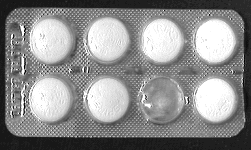
#> input picture data/astablet.tif, 251 x 150 px
$ jupyter execute --allow-errors IA898_Ex09_GuilhermeAbreu.ipynb   (shell and % lines are left out)   (older library calls are emulated)
#> lines starting #> are read from the running program, lines starting #| are printed output that depends on the picture
# Ex09 - Técnicas de segmentação

[cell 1]
import matplotlib.pyplot as plt
import matplotlib.image as mpimg
import numpy as np
from PIL import Image
import sys,os
ia898path = os.path.abspath('../../')
if ia898path not in sys.path:
    sys.path.append(ia898path)
import ia898.src as ia

[cell 2]
# glue matrices side by side
def glue(m_list):
    glued_mtrx = m_list[0]
    amount = len(m_list)
    for i in range(1,amount):
        glued_mtrx = np.concatenate((glued_mtrx, m_list[i]), axis=1)
    return glued_mtrx

### Parte 1 - Segmentando múltiplos objetos por limiarização

A limiarização também pode ser feita em imagens com mais de um objeto e usando limiares múltiplos. Tente segmentar separadamente a cartela de comprimidos em uma imagem e os comprimidos em outra. Utilize o hstograma da imagem para escolher os limiares.

### Cartela de Remédio

[cell 3]
im2 = mpimg.imread('../data/astablet.tif')
#> im2 is the input picture: shape (150, 251); min 0, max 255, mean 140
plt.imshow(im2, cmap='gray')

[cell 4]
tablet_mat = np.asarray(Image.open("../data/astablet.tif"), dtype="uint8")

plt.hist(tablet_mat.flatten(), bins=np.arange(0,255,10), density=False)
plt.title("Tablet Histogram")
plt.show()
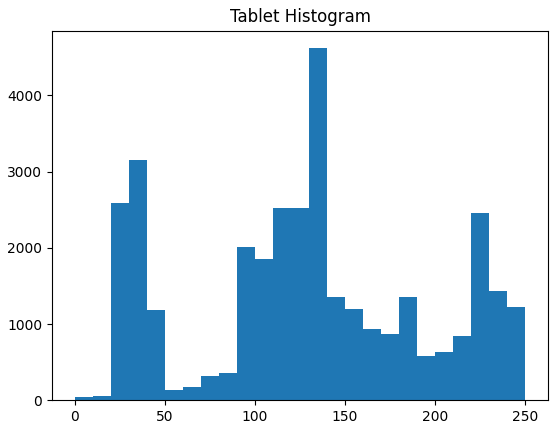
#> figure drawn by matplotlib, 1 panel; tallest bar 4620 high, from x = 130 to 140

[cell 5]
T = np.zeros(256)
T[90:180] = 100
T[180:]  = 255
seg = T[tablet_mat]
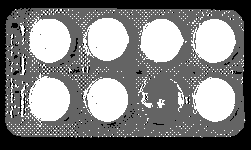
#> seg: shape (150, 251) float64; min 0, max 255, mean 127.2
Image.fromarray(seg.astype("uint8"))

[cell 6]
T1 = np.zeros(256)
T2 = np.zeros(256)
T3 = np.zeros(256)
T1[90:180] = 255
T2[180:]  = 255

[cell 7]
segmentation = Image.new("RGB", (tablet_mat.shape[1], tablet_mat.shape[0]))
#> segmentation: PIL image 251x150 RGB; every value is 0
segmentation.paste(Image.open("../data/astablet.tif"))
rgb_seg = np.asarray(segmentation)
#> (the rest of this cell did not finish here and is left out)

### Gordura de um bife

#> (a cell that did not finish here is left out)

Para obtermos um melhor resultado, "eliminamos" as pequenas gorduras entre a carne fazendo a operaçao de erosão na imagem.

[cell 9]
from scipy.ndimage.morphology import grey_closing, grey_dilation, grey_erosion, grey_opening
#> (the rest of this cell did not finish here and is left out)

Agora podemos fechar os "buracos" da imagem aplicando a operação de fechamento da imagem.

#> (a cell that did not finish here is left out)

Observando o histograma podemos determinar os valores de threashold para segregar a carne da gordura. Poderíamos automatizar o processo de encontrar os limiares corretos escrevendo uma função que determine os minimos locais do histograma "suavizado".

#> (a cell that did not finish here is left out)

Utilizando os limiares 40  e 130 obtemos a seguinte segmentação em nível de cinza.

[cell 12]
T = np.zeros(256)
#> T = 256 values from 0 to 0
T[40:130] = 100
T[130:]  = 255
#> (the rest of this cell did not finish here and is left out)

$ run again, with data/angiogr.tif copied over data/astablet.tif
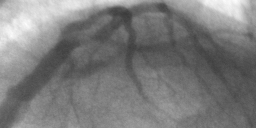
#> input picture data/angiogr.tif, 256 x 128 px
#> im2 is the input picture: shape (128, 256, 4); mean R, G, B, A 123.7, 123.7, 123.7, 255
#> `plt.show()`:
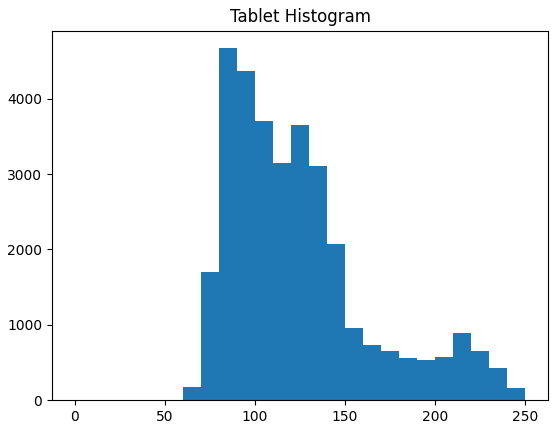
#> figure drawn by matplotlib, 1 panel; tallest bar 4670 high, from x = 80 to 90
#> `seg = T[tablet_mat]`:
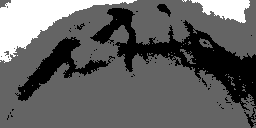
#> seg: shape (128, 256) float64; min 0, max 255, mean 98.1
#> T = 256 values from 0 to 0

$ run again, with data/boat.tif copied over data/astablet.tif
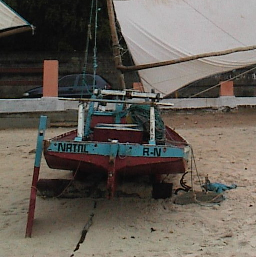
#> input picture data/boat.tif, 256 x 257 px
#> im2 is the input picture: shape (257, 256, 3); mean R, G, B 101.3, 94.9, 87.4
#> `plt.show()`:
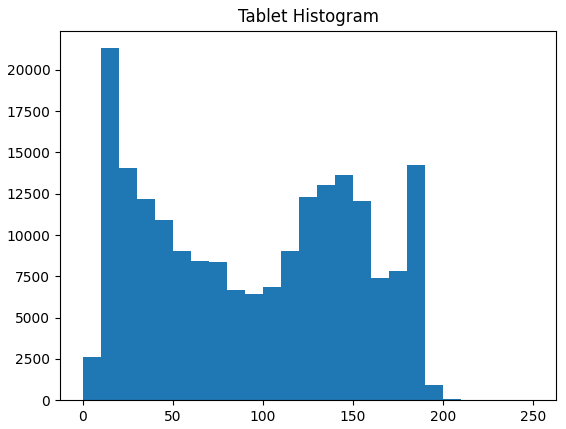
#> figure drawn by matplotlib, 1 panel; tallest bar 21313 high, from x = 10 to 20
#> `seg = T[tablet_mat]`:
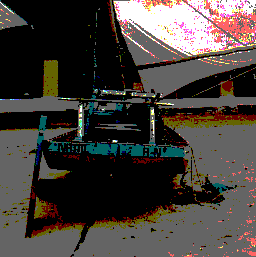
#> seg: shape (257, 256, 3) float64; mean R, G, B 69.6, 64.1, 59.8
#> segmentation: PIL image 256x257 RGB; every value is 0
#> T = 256 values from 0 to 0
